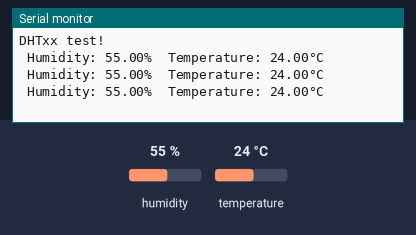
The sketch below on a simulated Arduino Uno, built with avr-gcc and run on an emulated ATmega328P. Shown: the last lines printed to the serial monitor. The inputs (shaded band) are chosen by the test bench; at power-on: humidity 55 %, temperature 24 °C.

Above: at 2.8 s.
2.9 s: humidity set to 22 %
At 5.5 s:
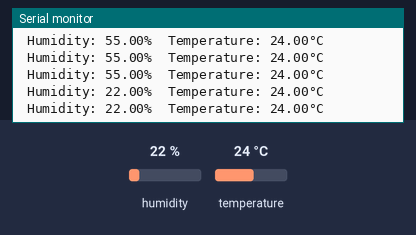
5.6 s: temperature set to 12 °C
At 7.6 s:
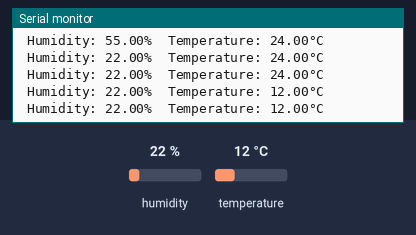
8.3 s: humidity set to 40 %
At 10.0 s:
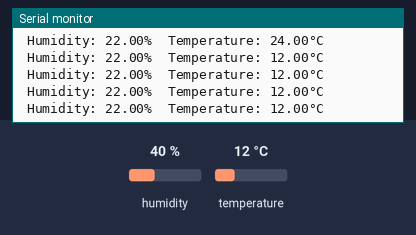
Timing chart, 0 to 11.5 s (numbered marks = the images above; inputs shaded):
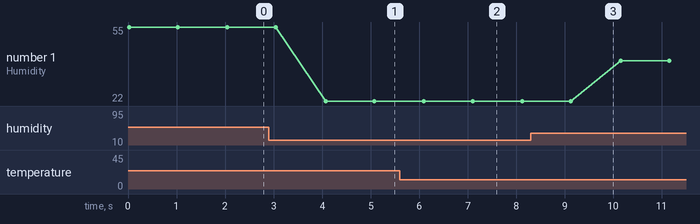

The sketch:

DHT11_test.ino
```cpp
#include "DHT.h"

#define DHTpin 2
#define DHTtype DHT11
DHT dht(DHTpin, DHTtype);


void setup() {
Serial.begin(9600);
Serial.println(F("DHTxx test!"));

dht.begin();
}

void loop() {
  float h = dht.readHumidity();
  float t = dht.readTemperature();
  Serial.print(" Humidity: ");
  Serial.print(h);
  Serial.print("%  Temperature: ");
  Serial.print(t);
  Serial.println("°C ");
  delay(1000);
}
```

Measured:
- after the input at 2.9 s, the serial monitor: prints a new line after 1.2 s (image 1)
- after the input at 5.6 s, the serial monitor: prints a new line after 0.50 s (image 2)
- plotted number 1: 55 → 22 after the input at 2.9 s, 22 → 40 after the input at 8.3 s
